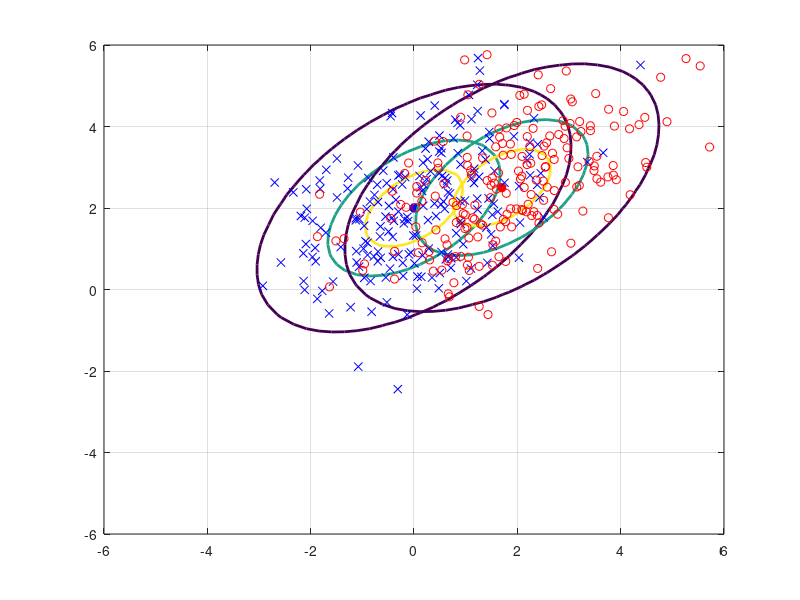
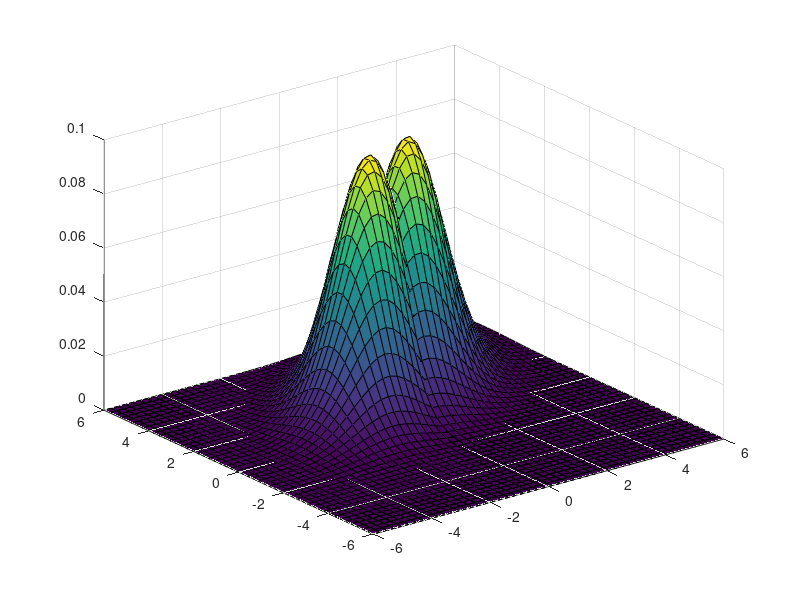

Here is the MATLAB script that generated these plots, in order:
C1 = [2,1;1,2];
C2 = [2,1;1,2];
m1 = [0;2];
m2 = [1.7;2.5];

numGrid = 50;
xRange = linspace(-6.0, 6.0, numGrid);
yRange = linspace(-6.0, 6.0, numGrid);
P1 = zeros(numGrid, numGrid);
P2 = P1;
for i = 1:numGrid
    for j = 1:numGrid
        x = [yRange(j) xRange(i)]';
        P1(i,j) = mvnpdf(x', m1', C1);
        P2(i,j) = mvnpdf(x', m2', C2);
    end
end
Pmax = max(max([P1 P2]));
figure(1),clf,
contour(xRange, yRange, P1, [0.1*Pmax 0.5*Pmax 0.8*Pmax], 'LineWidth', 2);
hold on;
plot(m1(1),m1(2), 'b*', 'LineWidth', 4);
contour(xRange, yRange, P2, [0.1*Pmax 0.5*Pmax 0.8*Pmax], 'LineWidth', 2);
plot(m2(1),m2(2), 'r*', 'LineWidth', 4);

N = 200;
X1 = mvnrnd(m1, C1, N);
X2 = mvnrnd(m2, C2, N);
plot(X1(:,1),X1(:,2),'bx',X2(:,1),X2(:,2),'ro');grid on;hold on;

[xx,yy]=meshgrid(xRange,yRange);
figure(2),clf,
surf(xx,yy,P1);hold on;
surf(xx,yy,P2);